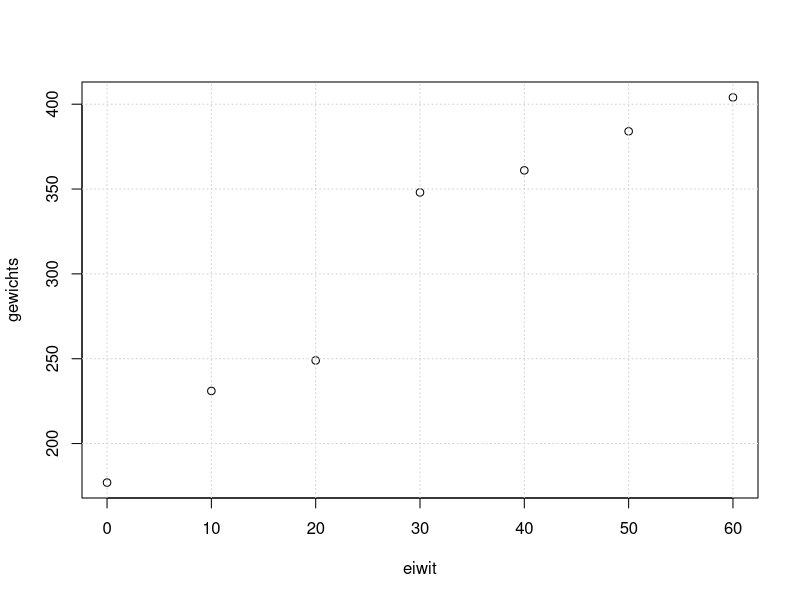

Reproduce this figure in R. (Note: this script raises an error after producing the figure.)
#Dataset opzetten
library(lattice)
eiwit <- seq(0,60,10)
gewichts <- c(177,231,249,348,361,384,404)

plot(x = eiwit, y= gewichts)
grid()
summary(model)
model <- lm(gewichts ~ eiwit)
abline(model, col='red')


#Residuen plotten
xyplot(resid(model) ~ fitted(model),
       xlab = "Fitted Values",
       ylab = "Residuals",
       main = "Residual Diagnostic Plot",
       panel = function(x, y, ...)
       {
         panel.grid(h = -1, v = -1)
         panel.abline(h = 0)
         panel.xyplot(x, y, ...)
       }
)
#Residuen normaal verdeeld?
qqmath( ~ resid(model),
        xlab = "Theoretical Quantiles",
        ylab = "Residuals"
)

#Correcelatie
cor(eiwit,gewichts)
